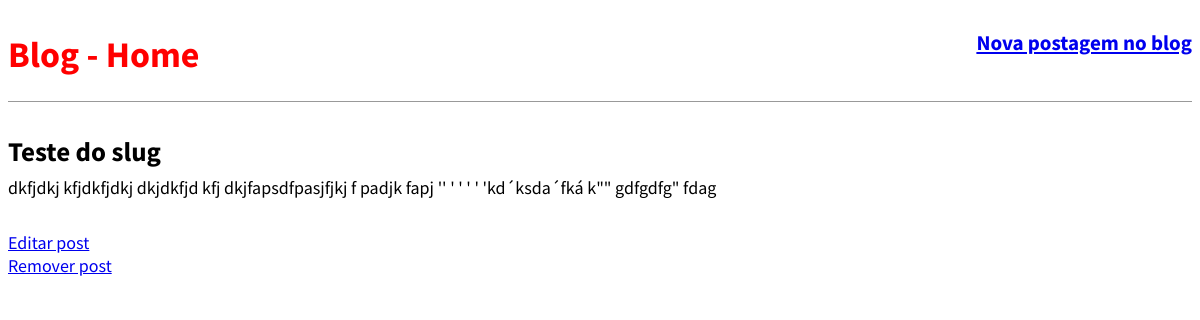
Screenshot of /post/teste-do-slug/ with the database file from the repository.
### blog/models.py (models this page shows, shortened)
class Post (models.Model):
    STATUS = (('rascunho','Rascunho'),('publicado','Publicado'),)
    titulo  = models.CharField(max_length=250)
    slug   = models.SlugField(max_length=250)
    autor = models.ForeignKey(User, on_delete=models.CASCADE)
    conteudo  = models.TextField()
    publicado = models.DateTimeField(default=timezone.now)
    criado = models.DateTimeField(auto_now_add=True)
    alterado = models.DateTimeField(auto_now=True)
    status = models.CharField(max_length=10, choices=STATUS, default='rascunho')
    objects = models.Manager()
    published = PublishedManager()
    def get_absolute_url_update(self):
        return  reverse('post_edit',args=[self.pk])
    def get_absolute_url_delete(self):
        return  reverse('post_delete',args=[self.pk])
    class Meta:
        ordering = ('-publicado',)

### blog/views.py (the view)
# urls.py: path('post/<slug:slug>/', views.BlogDetailView.as_view(), name='post_detail'),
class BlogDetailView(DetailView):
     model = Post
     template_name = 'blog/post_detail.html'

### blog/templates/blog/post_detail.html (shortened to what this page needs)
{% extends 'base.html' %}
{% block content %}
        <div class="post-entry">
            <h2>{{ object.titulo }}</h2>
            <p>{{ object.conteudo }} </p>
        </div>
    <a href="{{ object.get_absolute_url_update }}">Editar post</a>
    <br>
    <a href="{{ object.get_absolute_url_delete }}">Remover post</a>
{% endblock content %}

### statics/css/style.css (style rules this page uses)
body { font-family: 'Source Sans Pro', sans-serif; font-size: 18px; }
.post-entry { margin-bottom: 2rem; }
.post-entry h2 { margin: 0.5rem 0; }
.post-entry p { margin: 0; font-weight: 400; }

### rows the page displays
Post: titulo "Teste do slug", conteudo "dkfjdkj kfjdkfjdkj dkjdkfjd kfj dkjfapsdfpasjfjkj f padjk fapj '' ' ' ' ' 'kd´ksda´fká k\"\" gdfgdfg\" fdag"
